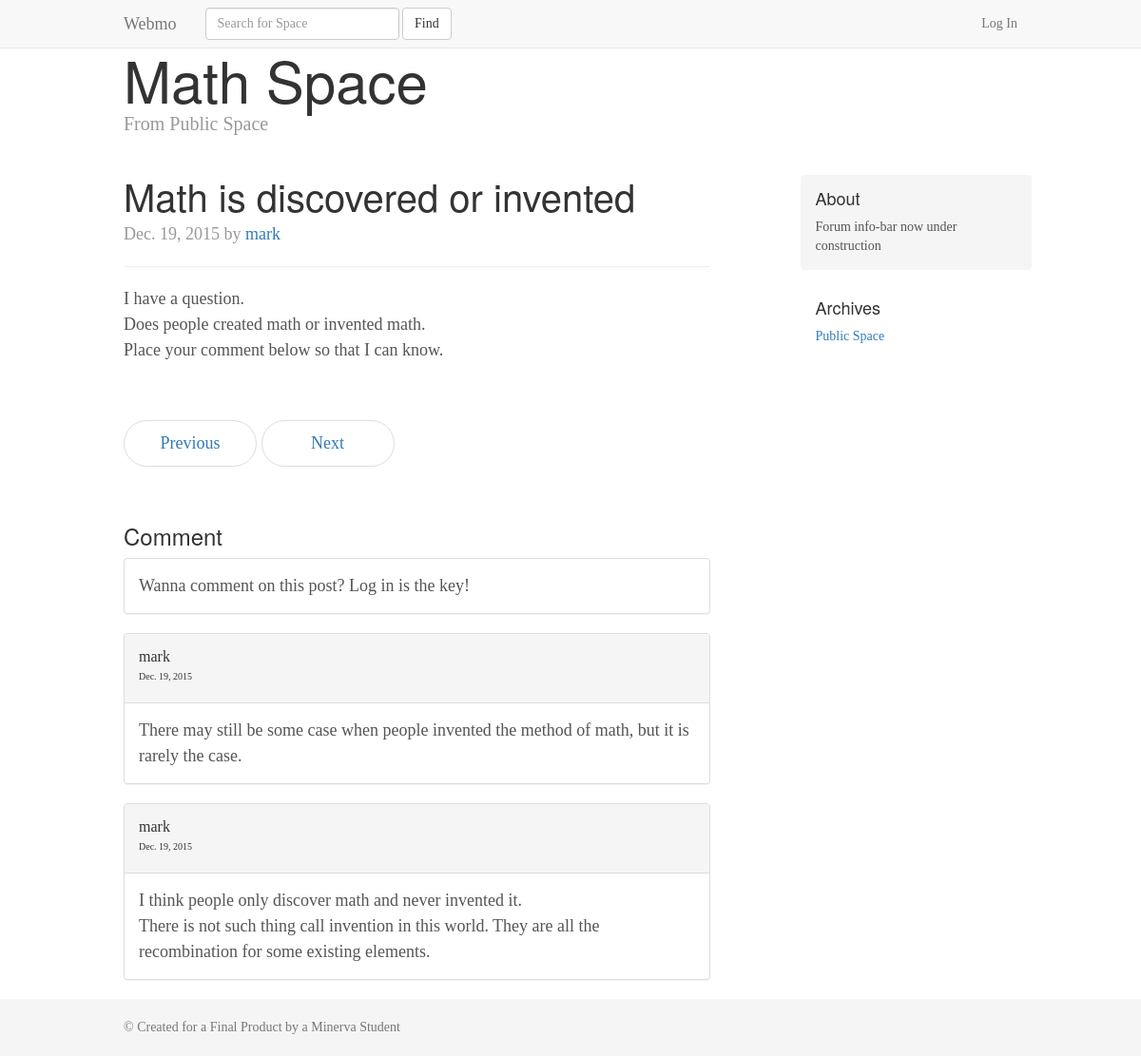
The app's page /space/math/math/mathisdiscoveredorinvented/ with its own data.
### forums/models.py (models this page shows, shortened)
class Forum(models.Model):
    name = models.CharField(max_length=100, unique=True)
    date = models.DateField('Createddate', auto_now_add=True)
    founder = models.ForeignKey(User)
    urlname = models.CharField(max_length=100, unique=True, default='')

class Post(models.Model):
    title = models.CharField(max_length=31)
    text = models.TextField()
    date = models.DateField('post date', auto_now_add=True)
    session = models.ForeignKey(Session)
    forum = models.ForeignKey(Forum)
    writer = models.ForeignKey(User)
    urlname = models.CharField(max_length=61, unique=True, default='')

class Comment(models.Model):
    commenttext = models.TextField()
    date = models.DateField("comment", auto_now_add=True)
    post = models.ForeignKey(Post)
    writer = models.ForeignKey(User)

### forums/views.py (the view)
# urls.py: url(r'^space/(?P<forum>\w+)/(?P<session>\w+)/(?P<article>\w+)/$', forumviews.page, name='page'),
def page(request, forum, session, article):
    go = log_process(request)
    myforum = Forum.objects.get(urlname=forum)
    mysession = Session.objects.filter(forum=myforum).get(urlname=session)
    posts = Post.objects.filter(forum=myforum, session=mysession)
    previous = None
    next = None
    for i in range(len(posts)):
        if posts[i].urlname == article:
            mypage = posts[i]
            if i - 1 >= 0:
                next = posts[i - 1]
            if i + 1 < len(posts):
                previous = posts[i + 1]
            break
    commentform = CommentForm(request.POST or None)
    if commentform.is_valid():
        instance = commentform.save(commit=False)
        instance.writer = request.user
        instance.post = mypage
        instance.save()
    comments = Comment.objects.filter(post=mypage)
    context = {
        'go': go,
        'page': mypage,
        'forum': myforum,
        'session': mysession,
        'previous': previous,
        'next': next,
        'form': commentform,
        'comments': comments,
    }
    return render(request, 'page.html', context)

### forums/forms.py
class CommentForm(forms.ModelForm):
    class Meta:
        model = Comment
        fields = ['commenttext']

### templates/page.html (shortened to what this page needs)
<!DOCTYPE html>
{% load staticfiles %}
{% load widget_tweaks %}
<html lang="en">
  <head>
    <link href="{% static 'css/bootstrap.min.css'%}" rel="stylesheet">
    <link href="{% static 'css/blog.css'%}" rel="stylesheet">
  </head>
  <body>
  {% include 'nav_bar.html' %}
    <div class="container">
      <div class="blog-header">
        <h1 class="blog-title">{{ forum.name }} Space</h1>
        <p class="lead blog-description">From
          {% if session.name == 'k1n234#$normal$%^&*' %}
          Public Space
          {% else %}
          {{ session.name }}
          {% endif %}
        </p>
      </div>
      <div class="row">
        <div class="col-sm-8 blog-main">
          <div class="blog-post">
            <h2 class="blog-post-title">{{ page.title }}</h2>
            <p class="blog-post-meta">{{ page.date }} by <a href="#">{{ page.writer }}</a></p>
            <hr>
              {{ page.text|linebreaksbr }}
        </div>
          <nav>
            <ul class="pager">
              <li><a href="">Previous</a></li>
              <li><a href="{% if next != None %}
              {% url 'page' forum=next.forum.urlname session=next.session.urlname article=next.urlname %}
              {% endif %}">Next</a></li>
            </ul>
          </nav>
          <div>
            <h3>Comment</h3>
            {% if go%}
            <form method="post"> {% csrf_token %}
            {% render_field form.commenttext class="form-control" rows="4" %}
              <input type="submit" class="btn btn-default comment-btn">
            </form>
            {% else %}
            <div class="panel panel-default">
              <div class="panel-body">
            Wanna comment on this post? Log in is the key!
                </div>
              </div>
            {% endif %}
          </div>
          {% for i in comments reversed %}
          <div class="panel panel-default">
            <div class="panel-heading">
              <span class="panel-title">{{ i.writer }}</span>
              <p style='font-size:10px' >{{ i.date }}</p>
            </div>
            <div class="panel-body">
              {{ i.commenttext|linebreaksbr }}
            </div>
          </div>
          {% endfor %}
        </div>
        <div class="col-sm-3 col-sm-offset-1 blog-sidebar">
          <div class="sidebar-module sidebar-module-inset">
            <h4>About</h4>
            <p>Forum info-bar now under construction</p>
          </div>
          <div class="sidebar-module">
            <h4>Archives</h4>
            <ol class="list-unstyled">
              <li><a href="{% url 'spacewithsession' name=forum.urlname session=session.urlname %}">
          {% if session.name == 'k1n234#$normal$%^&*' %}
          Public Space
          {% else %}
          {{ session.name }}
          {% endif %}
              </a></li>
            </ol>
          </div>
        </div>
      </div>
    </div>
    {% include 'footer.html' %}
  </body>
</html>

### static_in/css/blog.css (style rules this page uses)
body { font-family: Georgia, "Times New Roman", Times, serif; color: #555; }
h1, .h1, h2, .h2, h3, .h3, h4, .h4, h5, .h5, h6, .h6 { margin-top: 0; font-family: "Helvetica Neue", Helvetica, Arial, sans-serif; font-weight: normal; color: #333; }
@media (min-width: 1200px) { .container { width: 970px; } }
.blog-header { padding-top: 20px; padding-bottom: 20px; }
.blog-title { margin-top: 30px; margin-bottom: 0; font-size: 60px; font-weight: normal; }
.blog-description { font-size: 20px; color: #999; }
.blog-main { font-size: 18px; line-height: 1.5; }
.sidebar-module { padding: 15px; margin: 0 -15px 15px; }
.sidebar-module-inset { padding: 15px; background-color: #f5f5f5; border-radius: 4px; }
.sidebar-module-inset p:last-child, .sidebar-module-inset ul:last-child, .sidebar-module-inset ol:last-child { margin-bottom: 0; }
.pager { margin-bottom: 60px; text-align: left; }
.pager > li > a { width: 140px; padding: 10px 20px; text-align: center; border-radius: 30px; }
.blog-post { margin-bottom: 60px; }
.blog-post-title { margin-bottom: 5px; font-size: 40px; }
.blog-post-meta { margin-bottom: 20px; color: #999; }

### records on screen
Forum: name "Math"
Post: title "Math is discovered or invented", date "Dec. 19, 2015", writer "mark", text "I have a question. Does people created math or invented math. Place your comment below so that I can know."
Comment: writer "mark", date "Dec. 19, 2015", commenttext "There may still be some case when people invented the method of math, but it is rarely the case."
Comment: writer "mark", date "Dec. 19, 2015", commenttext "I think people only discover math and never invented it. There is not such thing call invention in this world. They are all the recombination for some existing elements."
